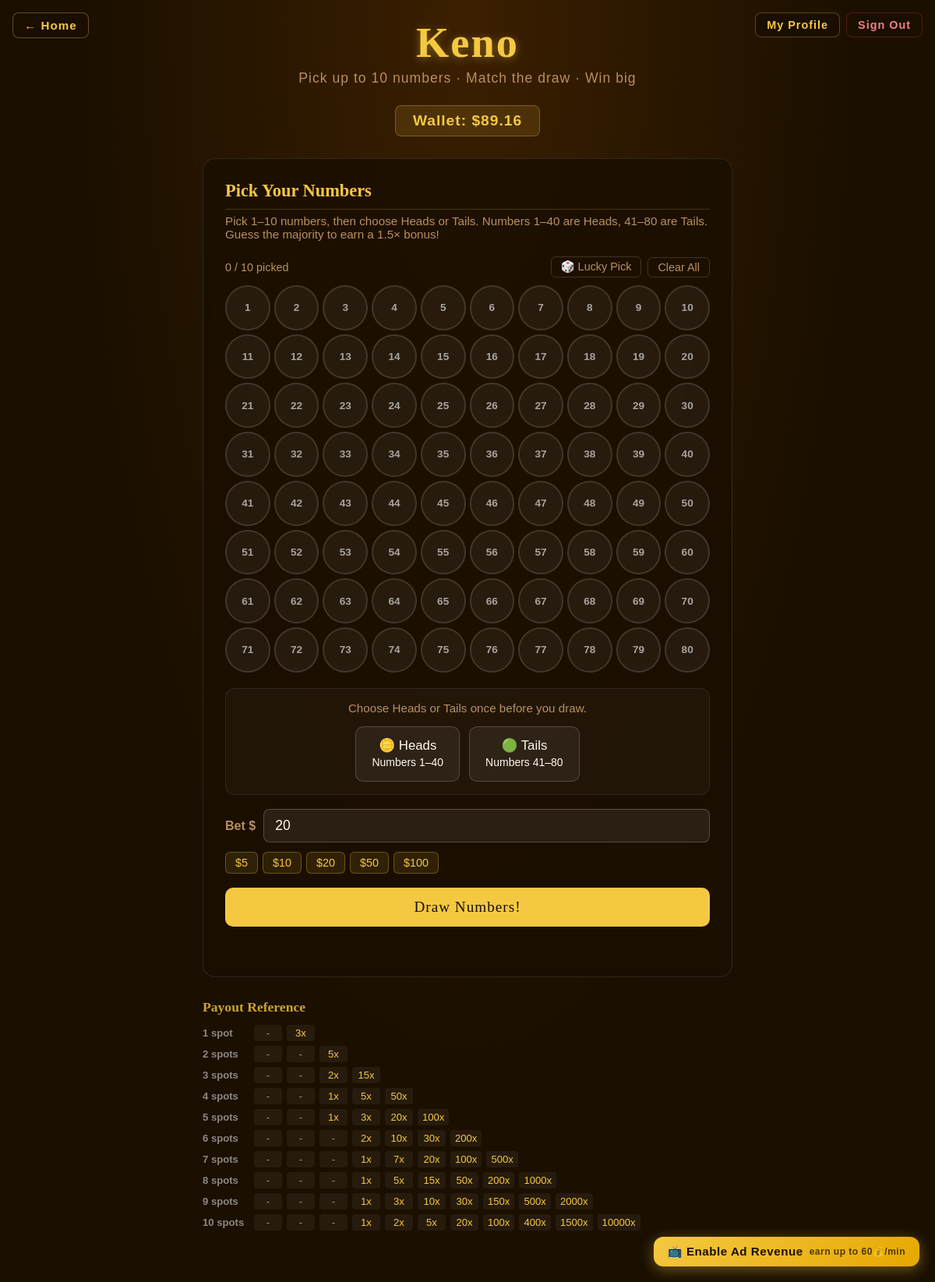
Before: /keno (signed in) with the older database file.
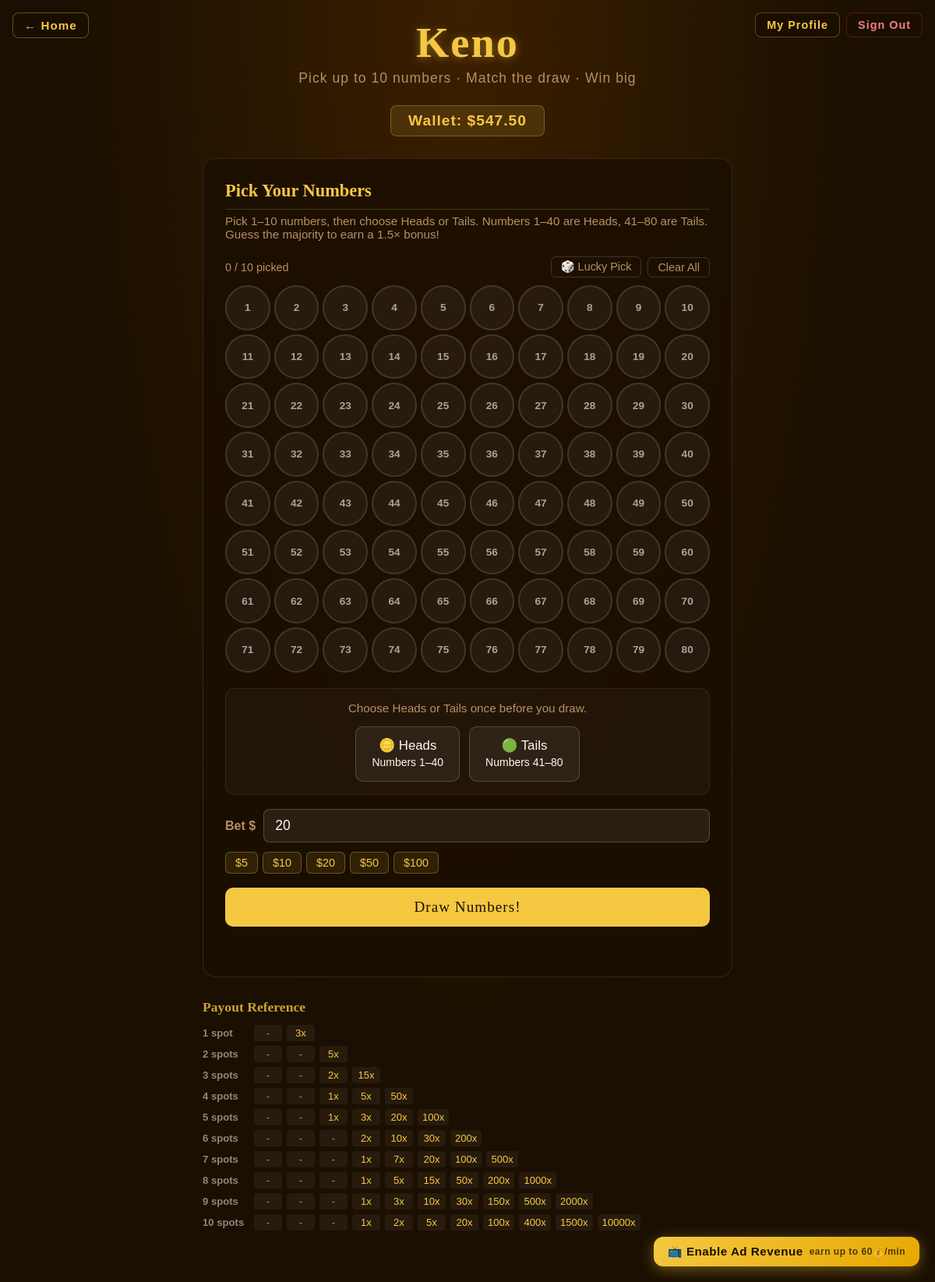
After: the same page with the newer database file.
### tables this page shows
CREATE TABLE users (
            id            INTEGER PRIMARY KEY AUTOINCREMENT,
            username      TEXT    NOT NULL UNIQUE,
            email         TEXT    NOT NULL UNIQUE,
            password_hash TEXT    NOT NULL,
            wallet        REAL    NOT NULL DEFAULT 1000.0,
            total_wagered REAL    NOT NULL DEFAULT 0.0,
            total_won     REAL    NOT NULL DEFAULT 0.0,
            race_wins     INTEGER NOT NULL DEFAULT 0,
            race_plays    INTEGER NOT NULL DEFAULT 0,
            keno_wins     INTEGER NOT NULL DEFAULT 0,
            keno_plays    INTEGER NOT NULL DEFAULT 0,
            win_streak    INTEGER NOT NULL DEFAULT 0,
            best_streak   INTEGER NOT NULL DEFAULT 0,
            created_at    TEXT    NOT NULL
        );

### app.py (the view)
@app.route('/keno')
@login_required
def keno():
    return render_template('Keno.html', user=current_user())

### app.py (called while the page is built)
def get_db():
    if 'db' not in g:
        g.db = sqlite3.connect(DATABASE)
        g.db.row_factory = sqlite3.Row
    return g.db

def login_required(f):
    @wraps(f)
    def decorated(*args, **kwargs):
        if 'user_id' not in session:
            return redirect(url_for('login'))
        return f(*args, **kwargs)
    return decorated

def current_user():
    if 'user_id' not in session:
        return None
    return get_db().execute('SELECT * FROM users WHERE id=?', (session['user_id'],)).fetchone()

### Templates/Keno.html (shortened to what this page needs)
<!DOCTYPE html>
<html lang="en">
<head>
</head>
<body>
<a href="/" class="back-home">&#8592; Home</a>
<div class="nav-right">
  <a href="/profile" class="nav-pill">My Profile</a>
  <a href="/logout"  class="nav-pill logout">Sign Out</a>
</div>
<h1>Keno</h1>
<p class="subtitle">Pick up to 10 numbers &middot; Match the draw &middot; Win big</p>
<div class="wallet-bar">Wallet: $<span id="wallet-display">{% if user is defined and user %}{{ "%.2f"|format(user['wallet']) }}{% else %}1000.00{% endif %}</span></div>
<div class="card" id="main-card">
  <h2>Pick Your Numbers</h2>
  <p class="card-desc">Pick 1–10 numbers, then choose Heads or Tails. Numbers 1–40 are Heads, 41–80 are Tails. Guess the majority to earn a 1.5× bonus!</p>
  <div class="grid-header">
    <span id="picks-counter">0 / 10 picked</span>
    <div style="display:flex;gap:8px; align-items:center;">
      <button class="clear-btn lucky-btn" onclick="luckyPick()">🎲 Lucky Pick</button>
      <button class="clear-btn" onclick="clearPicks()">Clear All</button>
    </div>
  </div>
  <div class="keno-grid" id="keno-grid"></div>
  <div class="guess-panel" id="guess-panel">
    <div class="guess-hint" id="guess-hint">Choose Heads or Tails once before you draw.</div>
    <div class="guess-buttons">
      <button class="guess-btn" id="side-h" onclick="selectSide('H')">🪙 Heads<br><small>Numbers 1–40</small></button>
      <button class="guess-btn" id="side-t" onclick="selectSide('T')">🟢 Tails<br><small>Numbers 41–80</small></button>
    </div>
  </div>
  <div class="bet-row">
    <label>Bet $</label>
    <input type="number" id="bet-input" min="1" step="1" value="20" />
  </div>
  <div class="quick-bets">
    <span class="quick-bet" onclick="setBet(5)">$5</span>
    <span class="quick-bet" onclick="setBet(10)">$10</span>
    <span class="quick-bet" onclick="setBet(20)">$20</span>
    <span class="quick-bet" onclick="setBet(50)">$50</span>
    <span class="quick-bet" onclick="setBet(100)">$100</span>
  </div>
  <button class="draw-btn" id="draw-btn" onclick="runDraw()">Draw Numbers!</button>
  <div class="draw-status" id="draw-status"></div>
</div>
<div class="payout-table-wrap">
  <h3>Payout Reference</h3>
  <div id="payout-ref"></div>
</div>
<div class="confetti-wrap" id="confetti-wrap"></div>
<button class="ad-toggle-btn" id="ad-toggle-btn" onclick="window._adSystem.toggle()">
  📺 Enable Ad Revenue <span class="ad-earn-rate">earn up to 60💰/min</span>
</button>
</body>
</html>

Changed rows visible on the page:
changed users: wallet "89.16" → "547.50"
